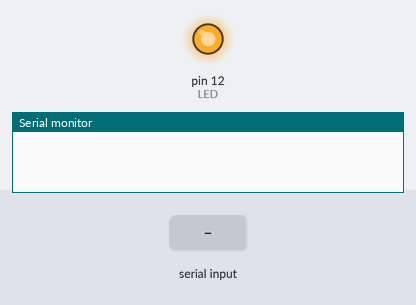
A sketch run on a simulated Arduino Uno, built with avr-gcc and run on an emulated ATmega328P. Shown: output pins drawn as LEDs (lit = HIGH), the last lines printed to the serial monitor. Inputs (shaded band) come from the test bench.

Above: at 0.75 s.
At 1.2 s:
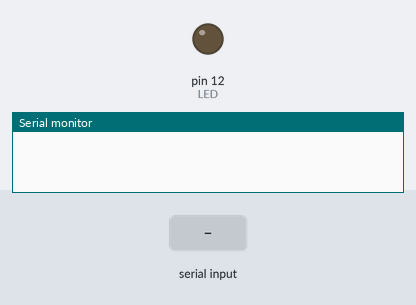
1.3 s: byte 13 ('\r') received over Serial
At 2.6 s:
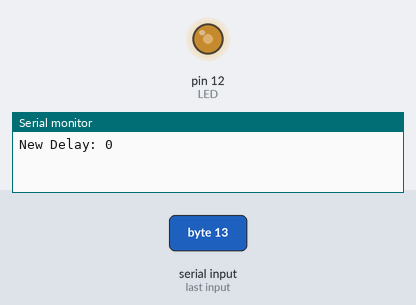
Timing chart, 0 to 4.3 s (numbered marks = the images above; inputs shaded):
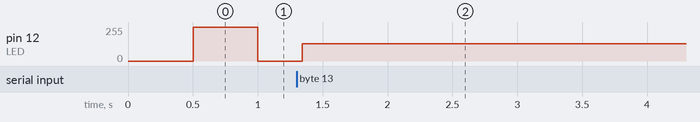

The sketch:

KeyboardInput_Blink.ino
```cpp
int  LED = 12;// LED pin

long val = 500; // Don't forget to initialize to something
uint32_t lastBlink = 0UL; // Last time we toggled the LED
char inputBuffer[11]; // Handles up to a 10-digit number, the most a 32-bit unsigned integer can be

void setup()
{
  Serial.begin(9600); // initialization
  pinMode(LED, OUTPUT);
  //Serial.println("Press 1 to LED ON or 0 to LED OFF...");
  inputBuffer[0] = '\0'; //Initialize string to emtpy.
}
void loop() {

  uint32_t currentMillis = millis();
  uint8_t ledState = digitalRead(LED);

  if (Serial.available()>0)
  {
    char input = Serial.read();
    int s_len = strnlen(inputBuffer, 11);
    inputBuffer[s_len++] = input;
    inputBuffer[s_len] = '\0'; // Make string null-terminated again
    if (input == '\r') {
      // Have received a CR

      // Flush the receive buffer from linefeed, etc
      while(Serial.available()) {
        Serial.read();
      }

      val = strtol(inputBuffer, NULL, 10);  // Convert string to number
      Serial.print("New Delay: ");
      Serial.println(val);

      inputBuffer[0] = '\0'; // Reset input buffer
    }
  }

  if (currentMillis - lastBlink > val) {
    // Time to toggle
    digitalWrite(LED, !ledState);
    lastBlink += val;
  }

}
```
